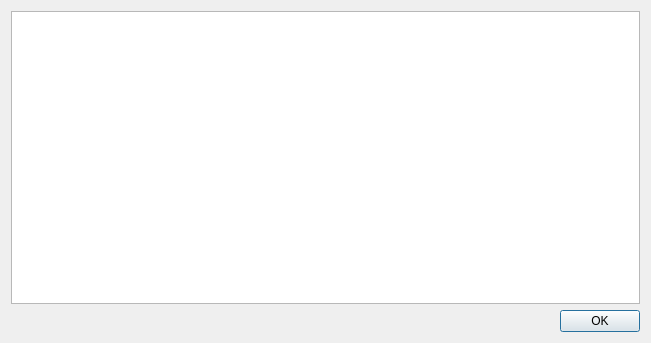
<?xml version="1.0" encoding="UTF-8"?>
<ui version="4.0">
 <class>ExecCommandDialog</class>
 <widget class="QDialog" name="ExecCommandDialog">
  <property name="geometry">
   <rect>
    <x>0</x>
    <y>0</y>
    <width>651</width>
    <height>343</height>
   </rect>
  </property>
  <property name="windowTitle">
   <string>Command execution</string>
  </property>
  <property name="modal">
   <bool>true</bool>
  </property>
  <layout class="QGridLayout" name="gridLayout">
   <item row="0" column="0" colspan="2">
    <widget class="QPlainTextEdit" name="uiOutputTextEdit"/>
   </item>
   <item row="1" column="1">
    <widget class="QDialogButtonBox" name="uiButtonBox">
     <property name="orientation">
      <enum>Qt::Horizontal</enum>
     </property>
     <property name="standardButtons">
      <set>QDialogButtonBox::Ok</set>
     </property>
    </widget>
   </item>
  </layout>
 </widget>
 <resources>
  <include location="../../resources/resources.qrc"/>
 </resources>
 <connections>
  <connection>
   <sender>uiButtonBox</sender>
   <signal>accepted()</signal>
   <receiver>ExecCommandDialog</receiver>
   <slot>accept()</slot>
   <hints>
    <hint type="sourcelabel">
     <x>248</x>
     <y>254</y>
    </hint>
    <hint type="destinationlabel">
     <x>157</x>
     <y>274</y>
    </hint>
   </hints>
  </connection>
  <connection>
   <sender>uiButtonBox</sender>
   <signal>rejected()</signal>
   <receiver>ExecCommandDialog</receiver>
   <slot>reject()</slot>
   <hints>
    <hint type="sourcelabel">
     <x>316</x>
     <y>260</y>
    </hint>
    <hint type="destinationlabel">
     <x>286</x>
     <y>274</y>
    </hint>
   </hints>
  </connection>
 </connections>
</ui>
